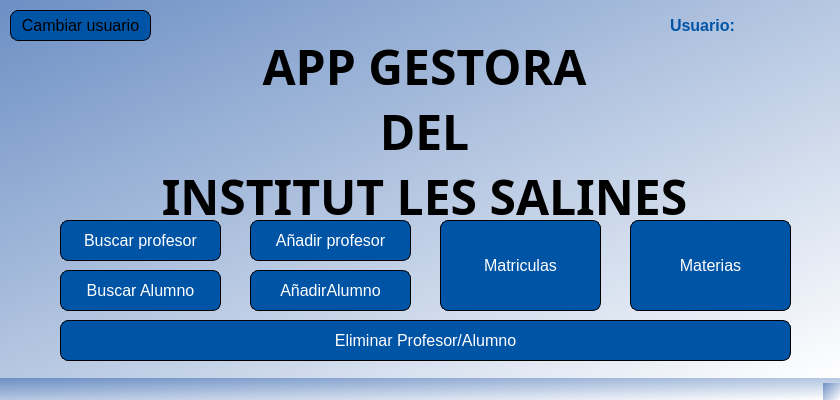
<?xml version="1.0" encoding="UTF-8"?>
<ui version="4.0">
 <class>MainWindow</class>
 <widget class="QMainWindow" name="MainWindow">
  <property name="geometry">
   <rect>
    <x>0</x>
    <y>0</y>
    <width>840</width>
    <height>400</height>
   </rect>
  </property>
  <property name="font">
   <font>
    <kerning>true</kerning>
   </font>
  </property>
  <property name="acceptDrops">
   <bool>false</bool>
  </property>
  <property name="windowTitle">
   <string>MainWindow</string>
  </property>
  <property name="styleSheet">
   <string notr="true">background-color: qlineargradient(spread:pad, x1:0, y1:0, x2:1, y2:1, stop:0 rgba(108, 143, 196, 255), stop:1 rgba(255, 255, 255, 255));</string>
  </property>
  <widget class="QWidget" name="centralwidget">
   <widget class="QLabel" name="label">
    <property name="geometry">
     <rect>
      <x>59</x>
      <y>33</y>
      <width>731</width>
      <height>191</height>
     </rect>
    </property>
    <property name="maximumSize">
     <size>
      <width>740</width>
      <height>16777215</height>
     </size>
    </property>
    <property name="font">
     <font>
      <family>Snap ITC</family>
      <pointsize>36</pointsize>
      <bold>true</bold>
     </font>
    </property>
    <property name="acceptDrops">
     <bool>false</bool>
    </property>
    <property name="styleSheet">
     <string notr="true">background-color:transparent;
</string>
    </property>
    <property name="lineWidth">
     <number>1</number>
    </property>
    <property name="midLineWidth">
     <number>1</number>
    </property>
    <property name="text">
     <string>&lt;html&gt;&lt;head/&gt;&lt;body&gt;&lt;p&gt;APP GESTORA&lt;br/&gt;DEL&lt;br/&gt;INSTITUT LES SALINES&lt;/p&gt;&lt;/body&gt;&lt;/html&gt;</string>
    </property>
    <property name="scaledContents">
     <bool>true</bool>
    </property>
    <property name="alignment">
     <set>Qt::AlignmentFlag::AlignCenter</set>
    </property>
    <property name="wordWrap">
     <bool>false</bool>
    </property>
    <property name="margin">
     <number>0</number>
    </property>
    <property name="textInteractionFlags">
     <set>Qt::TextInteractionFlag::TextEditable</set>
    </property>
   </widget>
   <widget class="QPushButton" name="btn_searchProfesor">
    <property name="geometry">
     <rect>
      <x>60</x>
      <y>220</y>
      <width>161</width>
      <height>41</height>
     </rect>
    </property>
    <property name="font">
     <font>
      <pointsize>12</pointsize>
      <italic>false</italic>
      <bold>false</bold>
     </font>
    </property>
    <property name="cursor">
     <cursorShape>PointingHandCursor</cursorShape>
    </property>
    <property name="styleSheet">
     <string notr="true">
QPushButton {
border:1px solid black;
border-radius: 10px;
background-color: rgb(0, 84, 166);
color: rgb(255, 255, 255);
border-radius:8px;
}
QPushButton:hover {
background-color:white;
color:rgb(0, 84, 166);
}
QPushButton:pressed  {
background-color: rgb(0, 84, 166);
color: rgb(255, 255, 255);
}
</string>
    </property>
    <property name="text">
     <string>Buscar profesor</string>
    </property>
   </widget>
   <widget class="QPushButton" name="btn_addProfesor">
    <property name="geometry">
     <rect>
      <x>250</x>
      <y>220</y>
      <width>161</width>
      <height>41</height>
     </rect>
    </property>
    <property name="font">
     <font>
      <pointsize>12</pointsize>
      <italic>false</italic>
      <bold>false</bold>
     </font>
    </property>
    <property name="cursor">
     <cursorShape>PointingHandCursor</cursorShape>
    </property>
    <property name="styleSheet">
     <string notr="true">QPushButton {
border:1px solid black;
border-radius: 10px;
background-color: rgb(0, 84, 166);
color: rgb(255, 255, 255);
border-radius:8px;
}
QPushButton:hover {
background-color:white;
color:rgb(0, 84, 166);
}
QPushButton:pressed  {
background-color: rgb(0, 84, 166);
color: rgb(255, 255, 255);
}
</string>
    </property>
    <property name="text">
     <string>Añadir profesor</string>
    </property>
   </widget>
   <widget class="QPushButton" name="btn_searchAlumno">
    <property name="geometry">
     <rect>
      <x>60</x>
      <y>270</y>
      <width>161</width>
      <height>41</height>
     </rect>
    </property>
    <property name="font">
     <font>
      <pointsize>12</pointsize>
      <italic>false</italic>
      <bold>false</bold>
     </font>
    </property>
    <property name="cursor">
     <cursorShape>PointingHandCursor</cursorShape>
    </property>
    <property name="styleSheet">
     <string notr="true">QPushButton {
border:1px solid black;
border-radius: 10px;
background-color: rgb(0, 84, 166);
color: rgb(255, 255, 255);
border-radius:8px;
}
QPushButton:hover {
background-color:white;
color:rgb(0, 84, 166);
}
QPushButton:pressed  {
background-color: rgb(0, 84, 166);
color: rgb(255, 255, 255);
}
</string>
    </property>
    <property name="text">
     <string>Buscar Alumno</string>
    </property>
   </widget>
   <widget class="QPushButton" name="btn_addAlumno">
    <property name="geometry">
     <rect>
      <x>250</x>
      <y>270</y>
      <width>161</width>
      <height>41</height>
     </rect>
    </property>
    <property name="font">
     <font>
      <pointsize>12</pointsize>
      <italic>false</italic>
      <bold>false</bold>
     </font>
    </property>
    <property name="cursor">
     <cursorShape>PointingHandCursor</cursorShape>
    </property>
    <property name="styleSheet">
     <string notr="true">QPushButton {
border:1px solid black;
border-radius: 10px;
background-color: rgb(0, 84, 166);
color: rgb(255, 255, 255);
border-radius:8px;
}
QPushButton:hover {
background-color:white;
color:rgb(0, 84, 166);
}
QPushButton:pressed  {
background-color: rgb(0, 84, 166);
color: rgb(255, 255, 255);
}
</string>
    </property>
    <property name="text">
     <string>AñadirAlumno</string>
    </property>
   </widget>
   <widget class="QPushButton" name="btn_eliminar">
    <property name="geometry">
     <rect>
      <x>60</x>
      <y>320</y>
      <width>731</width>
      <height>41</height>
     </rect>
    </property>
    <property name="font">
     <font>
      <pointsize>12</pointsize>
      <italic>false</italic>
      <bold>false</bold>
     </font>
    </property>
    <property name="cursor">
     <cursorShape>PointingHandCursor</cursorShape>
    </property>
    <property name="styleSheet">
     <string notr="true">
QPushButton {
border:1px solid black;
border-radius: 10px;
background-color: rgb(0, 84, 166);
color: rgb(255, 255, 255);
border-radius:8px;
}
QPushButton:hover {
background-color:red;
color:black;
}
QPushButton:pressed  {
background-color: rgb(0, 84, 166);
color: white;
}
</string>
    </property>
    <property name="text">
     <string>Eliminar Profesor/Alumno</string>
    </property>
   </widget>
   <widget class="QLabel" name="label_userOn">
    <property name="geometry">
     <rect>
      <x>670</x>
      <y>10</y>
      <width>151</width>
      <height>31</height>
     </rect>
    </property>
    <property name="font">
     <font>
      <pointsize>12</pointsize>
      <bold>true</bold>
     </font>
    </property>
    <property name="styleSheet">
     <string notr="true">QLabel {
background-color: transparent;
color:rgb(0, 84, 166);
}</string>
    </property>
    <property name="text">
     <string>Usuario:</string>
    </property>
   </widget>
   <widget class="QPushButton" name="btn_changeUser">
    <property name="geometry">
     <rect>
      <x>10</x>
      <y>10</y>
      <width>141</width>
      <height>31</height>
     </rect>
    </property>
    <property name="font">
     <font>
      <pointsize>12</pointsize>
      <italic>false</italic>
      <bold>false</bold>
     </font>
    </property>
    <property name="cursor">
     <cursorShape>PointingHandCursor</cursorShape>
    </property>
    <property name="styleSheet">
     <string notr="true">
QPushButton {
border:1px solid black;
border-radius: 10px;
background-color: rgb(0, 84, 166);
color: black;
border-radius:8px;
}
QPushButton:hover {
background-color:white;
color:rgb(0, 84, 166);
}
QPushButton:pressed  {
background-color: rgb(0, 84, 166);
color: rgb(255, 255, 255);
}
</string>
    </property>
    <property name="text">
     <string>Cambiar usuario</string>
    </property>
   </widget>
   <widget class="QPushButton" name="btn_matriculas">
    <property name="geometry">
     <rect>
      <x>440</x>
      <y>220</y>
      <width>161</width>
      <height>91</height>
     </rect>
    </property>
    <property name="font">
     <font>
      <pointsize>12</pointsize>
      <italic>false</italic>
      <bold>false</bold>
     </font>
    </property>
    <property name="cursor">
     <cursorShape>PointingHandCursor</cursorShape>
    </property>
    <property name="styleSheet">
     <string notr="true">QPushButton {
border:1px solid black;
border-radius: 10px;
background-color: rgb(0, 84, 166);
color: rgb(255, 255, 255);
border-radius:8px;
}
QPushButton:hover {
background-color:white;
color:rgb(0, 84, 166);
}
QPushButton:pressed  {
background-color: rgb(0, 84, 166);
color: rgb(255, 255, 255);
}
</string>
    </property>
    <property name="text">
     <string>Matriculas</string>
    </property>
   </widget>
   <widget class="QPushButton" name="btn_materias">
    <property name="geometry">
     <rect>
      <x>630</x>
      <y>220</y>
      <width>161</width>
      <height>91</height>
     </rect>
    </property>
    <property name="font">
     <font>
      <pointsize>12</pointsize>
      <italic>false</italic>
      <bold>false</bold>
     </font>
    </property>
    <property name="cursor">
     <cursorShape>PointingHandCursor</cursorShape>
    </property>
    <property name="styleSheet">
     <string notr="true">QPushButton {
border:1px solid black;
border-radius: 10px;
background-color: rgb(0, 84, 166);
color: rgb(255, 255, 255);
border-radius:8px;
}
QPushButton:hover {
background-color:white;
color:rgb(0, 84, 166);
}
QPushButton:pressed  {
background-color: rgb(0, 84, 166);
color: rgb(255, 255, 255);
}
</string>
    </property>
    <property name="text">
     <string>Materias</string>
    </property>
   </widget>
  </widget>
  <widget class="QStatusBar" name="statusbar"/>
 </widget>
 <resources/>
 <connections/>
</ui>
